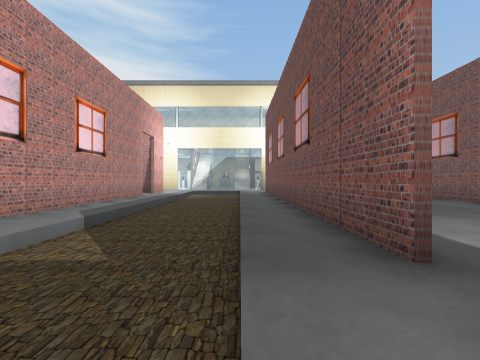
view 1 (above)

22 first-person views from a walk through a scene from a Unity 3-D project. The camera is 1.4 m above the floor, looks level and sees 90° across. Doors are open. The floor is counted in squares, 1.8 m on a side. Each view is taken from the middle of a square. On the plan, view 1 faces up. The plan holds only what a view shows up to about 9 squares ahead; the rest is blank. The player character is not drawn. Some surface patterns are stand-ins.

view 2
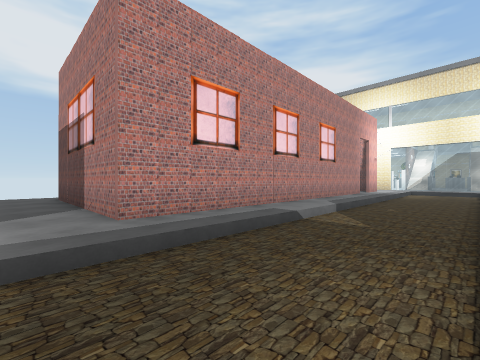

view 3
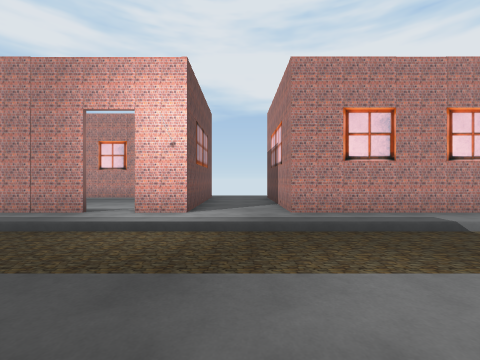

view 4
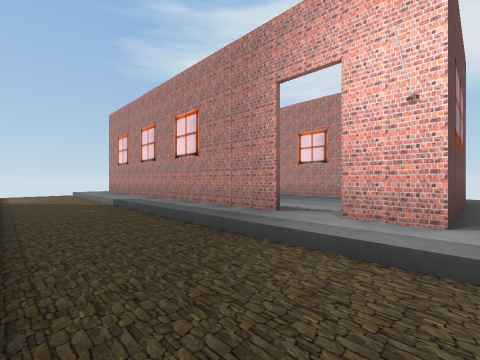

view 5
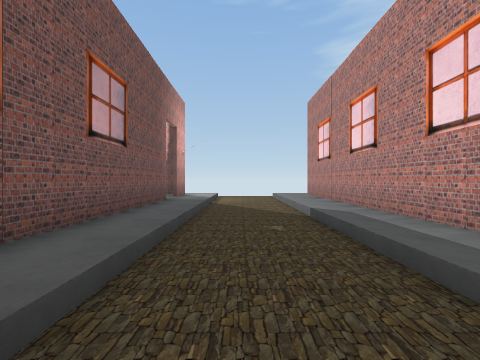

view 6
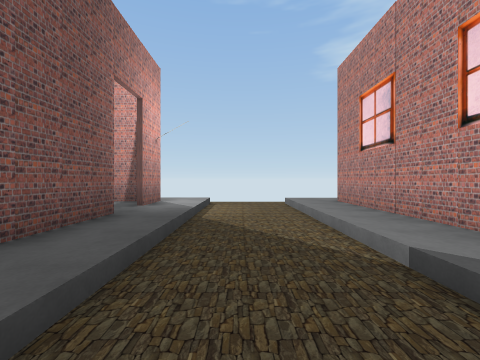

view 7
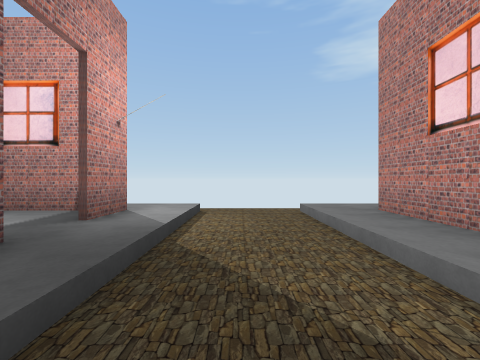

view 8
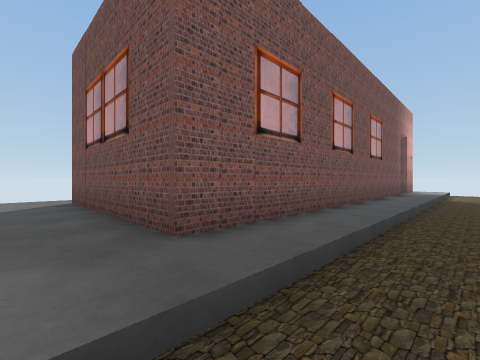

view 9
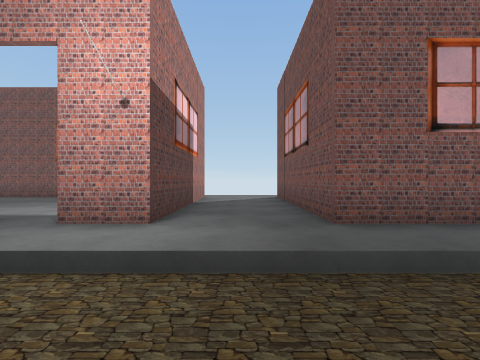

view 10
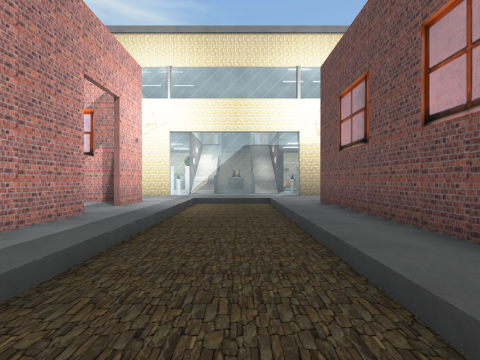

view 11
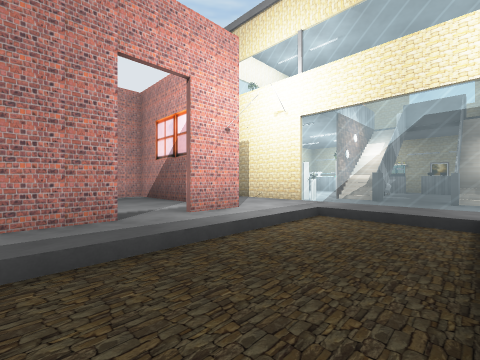

view 12
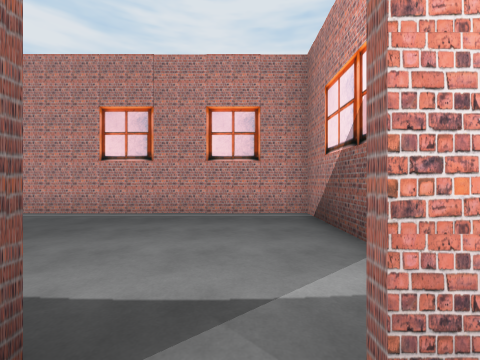

view 13
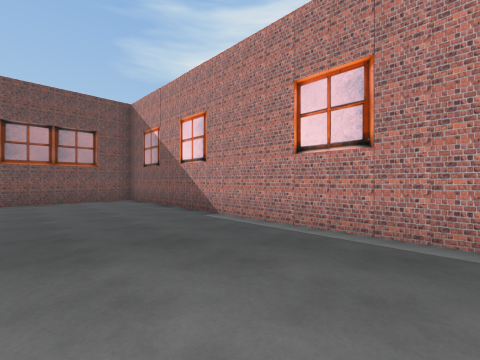

view 14
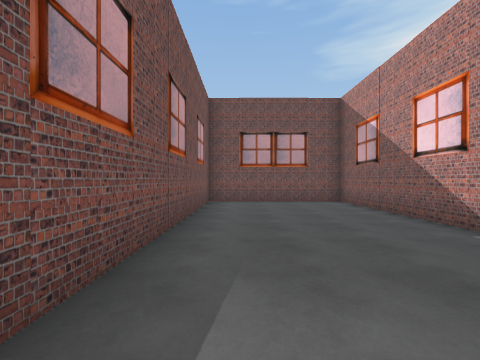

view 15
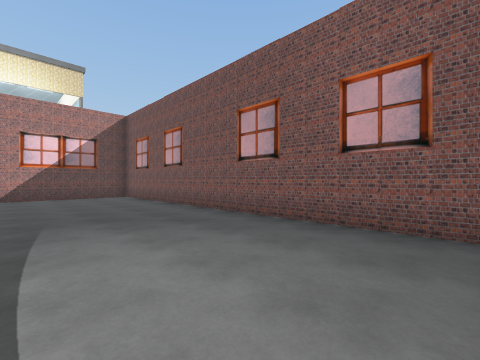

view 16
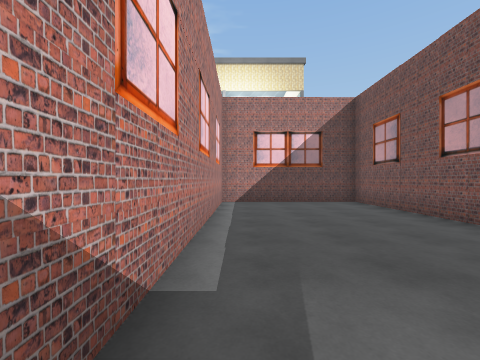

view 17
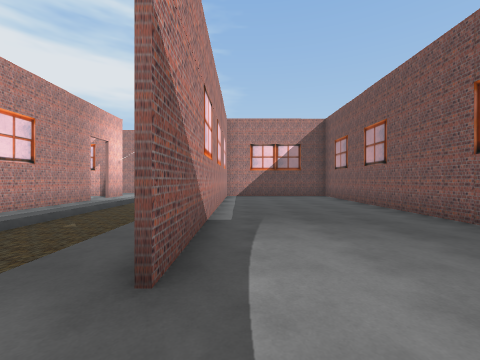

view 18
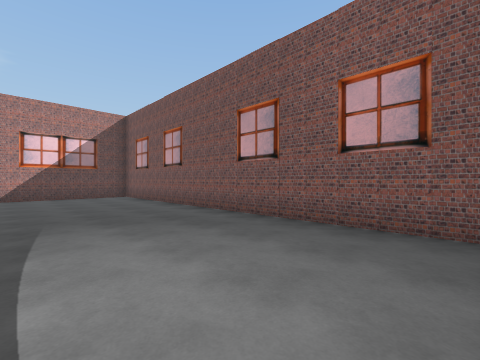

view 19
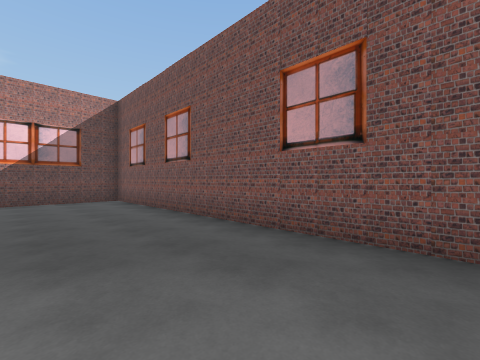

view 20
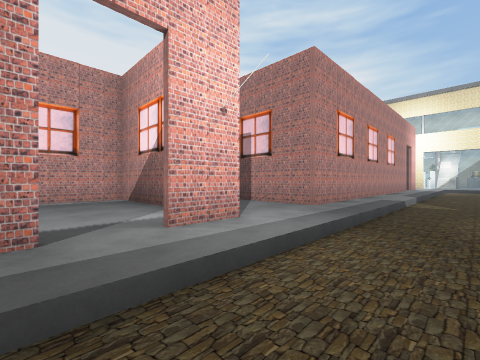

view 21
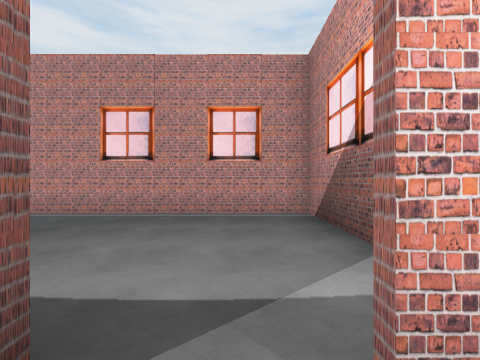

view 22
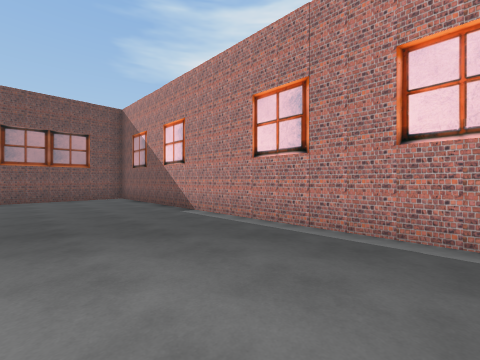

### Floor plan
Key: @ floor where view 1 was taken; # wall or solid block; . main floor; - floor 0.25 m lower than the main floor; / step, stairs or slope; D open door; = window, fence, low wall or low ledge; O other object.
Columns run from 10 left of view 1 to 7 right of it. Each row starts with its distance up from view 1.
 18         ..
 17         #.#
 16       .O#.#
 15     ##OO===
 14     ........
 13      ...///.
 12  ######.--/######
 11  #....#.--/#....#
 10  #....D.--/#....#
  9  #....#.--/#....#
  8  #....#.--/#....#
  7  #....#.--/#....#
  6  #....#.--/#....#
  5  #....#.--/#....#
  4  #....#.--/#....#
  3  #....#.--/#....#
  2  #....#.--/#....#
  1  #....#.--/D....#
  0  #....#.--@#....#
 -1 /######.--/######.
 -2 /.......--/.......
 -3 /######.--/######.
 -4  #....#.--/#....#
 -5  #....D.--/#....#
 -6  #....#.--/#....#
 -7  #....#.--/#....#
 -8  #....#.--/#....#
 -9  #....#.--/#....#
-10  #....#.--/#....#
-11  #....#.--/#....#
-12  #....#.--/#....#
-13  #....#.--/#....#
-14  #....#.--/D....#
-15   ....#.--/#....#
-16    ####.--/####
-17       //--///

Positions as (right, up) in squares from view 1, and headings:
1: (0, 0), facing up
2: (0, -2), facing up-left
3: (2, -2), facing left
4: (0, -3), facing down-left
5: (-1, -6), facing down
6: (-1, -9), facing down
7: (-1, -11), facing down
8: (-1, -2), facing down-right
9: (-2, -2), facing right
10: (-1, 5), facing up
11: (0, 8), facing up-left
12: (-3, 10), facing left
13: (-5, 9), facing down-left
14: (-5, 8), facing down
15: (2, 0), facing up-right
16: (2, 3), facing up
17: (2, -15), facing up
18: (2, -15), facing up-right
19: (3, -13), facing up-right
20: (-1, -6), facing up-left
21: (-3, -5), facing left
22: (-5, -5), facing down-left
